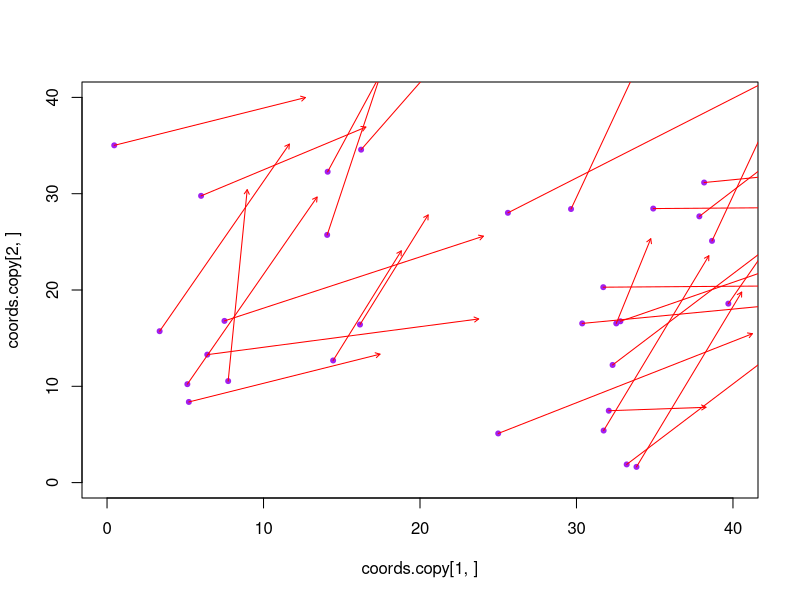
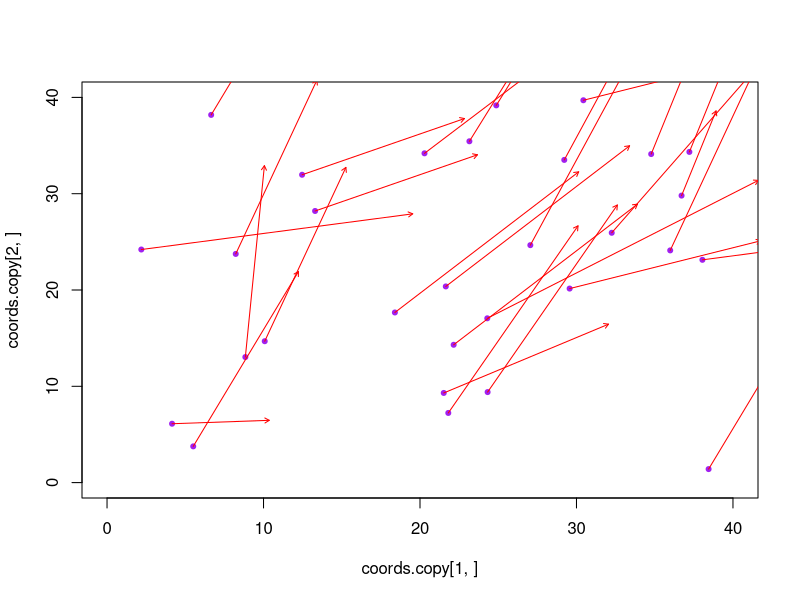
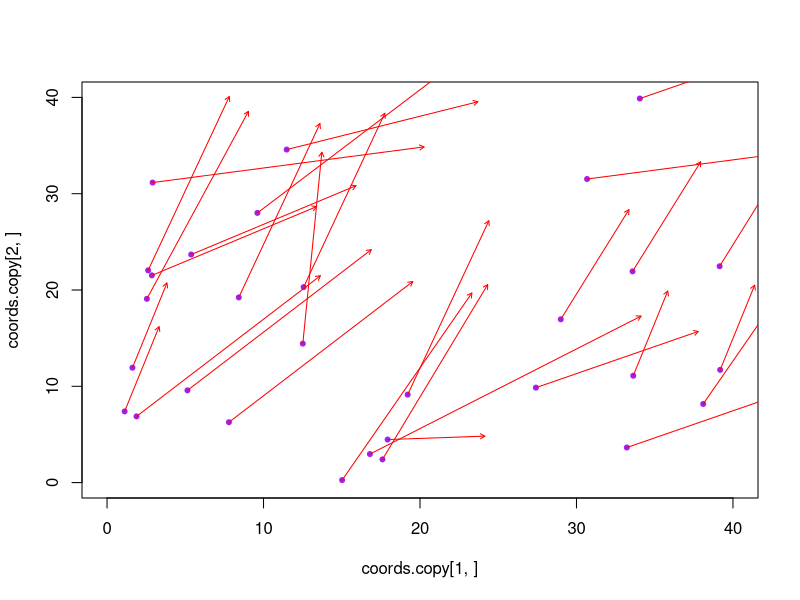
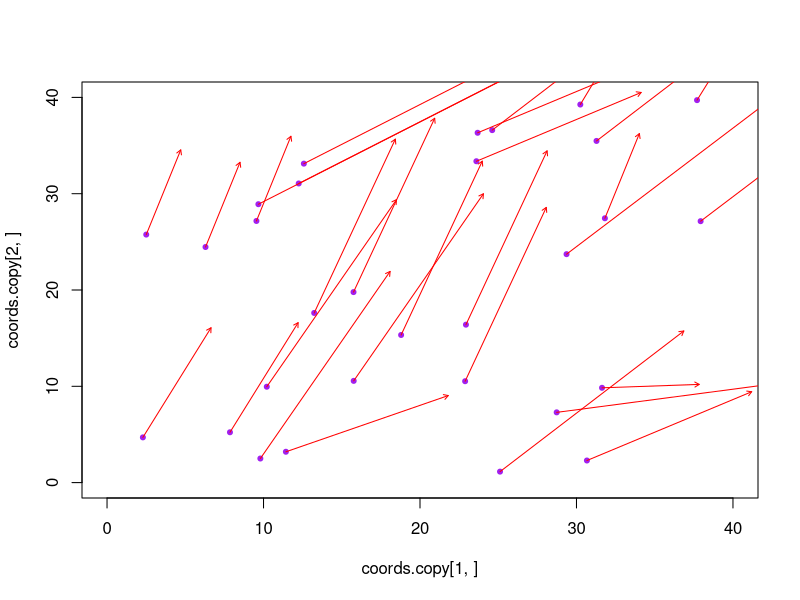
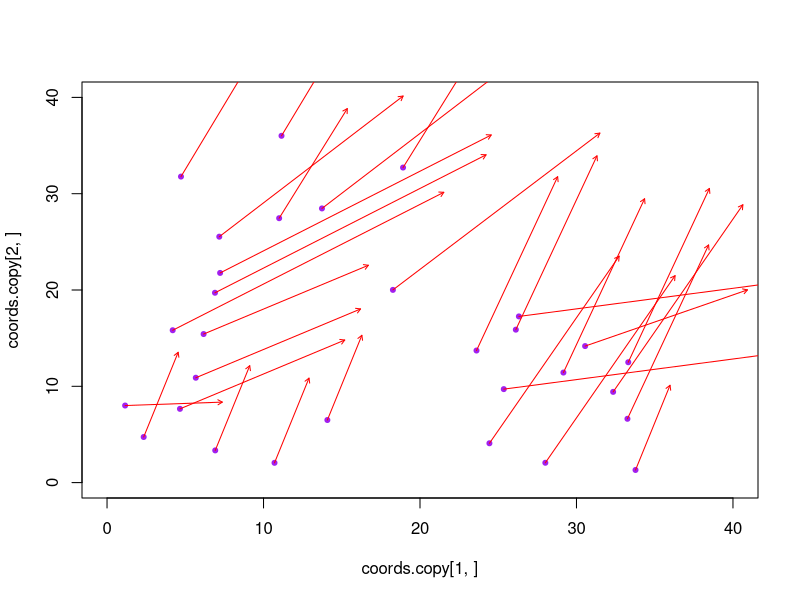
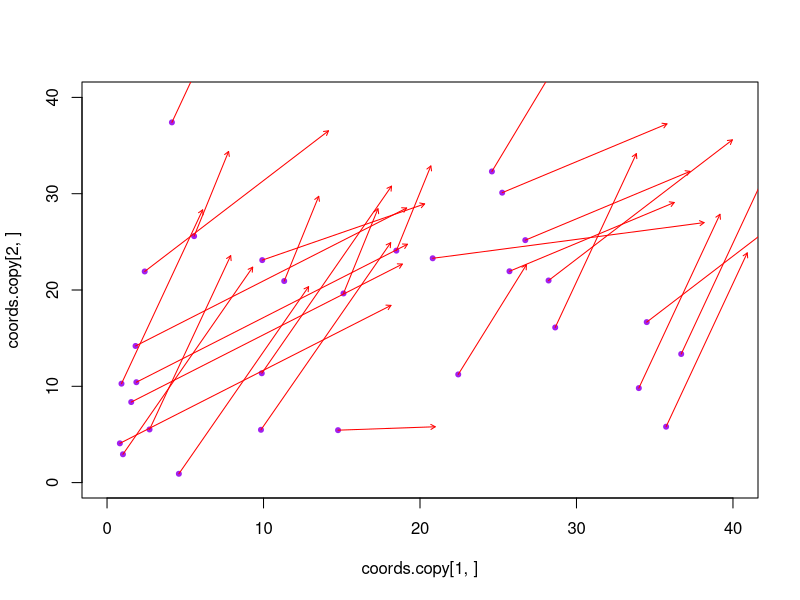
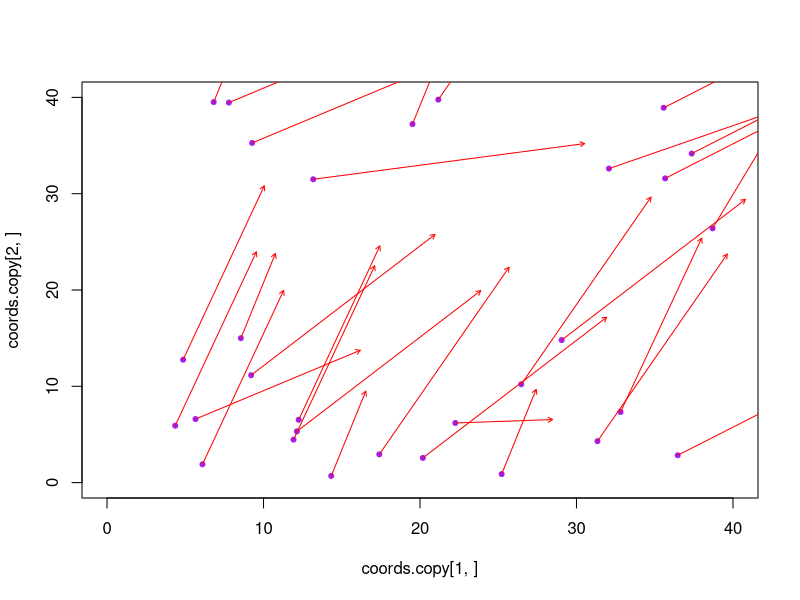
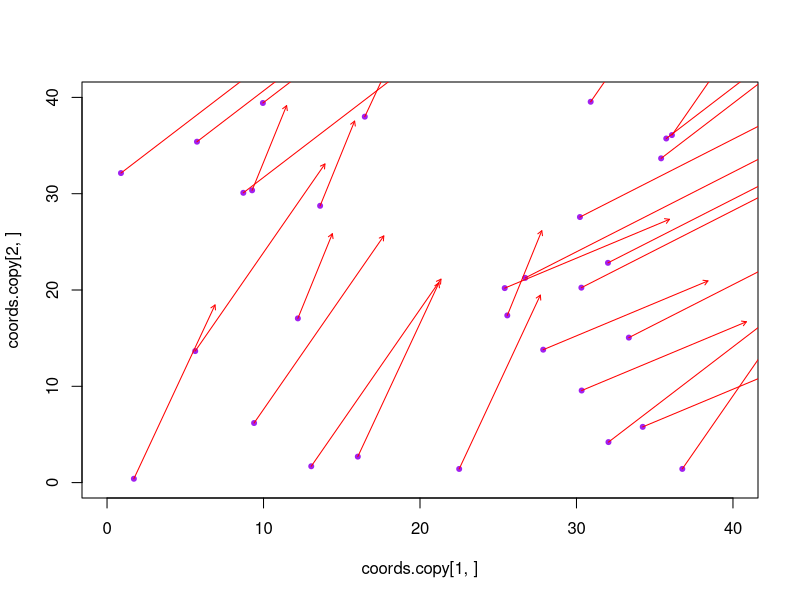

The R script that drew these images, in order:
# ---
# Particle Swarm Optimization
# Based on "Particle Swarm Optimization" by J.Kennedy and R.Eberhart
# ---

# -- Target function -- 
target = function(x, y){
  x^2 + y^2
}

# -- Random initialization of particles and velocity -- 
n.particles = 30
rows = 2
upper = 40
lower = 0
coords = matrix(runif(n.particles * rows, lower, upper), nrow=2, ncol=n.particles)
velocity = matrix(runif(n.particles * rows, lower, upper), nrow=2, ncol=n.particles)


# -- Testing Nearest Neighbor Velocity Matching and Craziness -- 
# nn.index returns a vector containing the index of the nearest neighbor for each particle
nn.index = function(coord.matrix){
  rows = ncol(coord.matrix)
  cols = ncol(coord.matrix)
  
  dist.matrix = matrix(0, nrow=rows, ncol=cols)
  argmin = c()
  
  # Euclidean distance
  for(i in 1:cols){
    for(j in 1:cols){
      if(i==j){
        dist.matrix[i, j] = Inf
      } else{
        dist.matrix[i, j] = ((coord.matrix[1, i] - coord.matrix[1, j])^2 + (coord.matrix[2, i] - coord.matrix[2, j])^2)^(1/2)
      }
    }
    # Argmin of current row
    argmin[i] = which.min(dist.matrix[i, ])
  }

  return(argmin)
}

# Loop
n.iterations = 20

coords.copy = coords
velocity.copy = velocity

for(i in 1:n.iterations){
  argmin = nn.index(coords.copy)
  velocity.copy = velocity.copy[, argmin]
  
  # %% keeps torus structure 
  coords.copy = (coords.copy + velocity.copy) %% upper
  
  plot(coords.copy[1, ], 
       coords.copy[2, ], 
       xlim = c(lower, upper), 
       ylim = c(lower, upper),
       pch = 20, 
       col = "purple")
  
  # Movement arrows
  arrows(x0 = coords.copy[1, ], 
         y0 = coords.copy[2, ], 
         x1 = coords.copy[1, ] + velocity.copy[1, ] * 0.5, 
         y1 = coords.copy[2, ] + velocity.copy[2, ] * 0.5, 
         length = 0.05, 
         col = "red")
  
  Sys.sleep(0.8)
}
